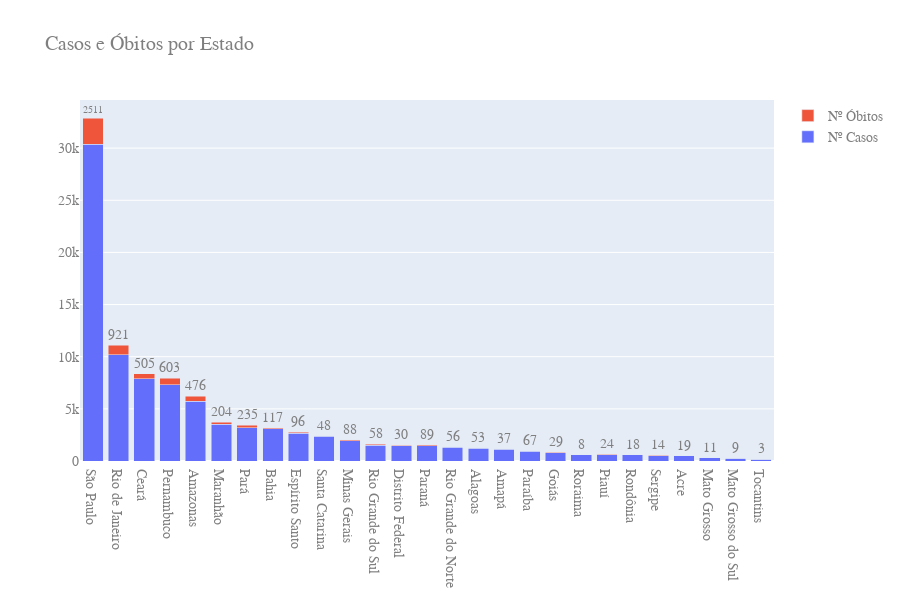

Notebook source saved alongside this figure:
### Markdown cell above
Na computação seguinte é investigada a divisão dos dados por estados, em termos de casos e óbitos.

### Code cell
# Data mais recente do dataset
last_date = data['date'].tail(1).item()

# Casos e mortes por estado, para a última data do dataset
data_by_state = data[['cases','deaths']][data['date']==last_date].groupby(data['state']).sum().sort_values(by = 'cases', ascending=False)

# Plot
layout = Layout(
    title="Casos e Óbitos por Estado",
    font=dict(
        family="Courier New, monospace",
        size=14,
        color="#7f7f7f"
    ),
    height=600
)

fig = go.Figure(data=[
    
    go.Bar(name='Nº Casos'
           , x=data_by_state.index
           , y=data_by_state['cases']
           ),
    
    go.Bar(name='Nº Óbitos'
           , x=data_by_state.index
           , y=data_by_state['deaths']
           , text=data_by_state['deaths']
           , textposition='outside')
])

fig.update_layout(barmode='stack')
fig['layout'].update(layout)

fig.show()

### Figure 1 — Plotly figure (JSON) as saved in the notebook; plotly's stock layout.template omitted (floating-point values rounded to 4 significant figures)
{"data": [{"name": "Nº Casos", "type": "bar", "x": ["São Paulo", "Rio de Janeiro", "Ceará", "Pernambuco", "Amazonas", "Maranhão", "Pará", "Bahia", "Espírito Santo", "Santa Catarina", "Minas Gerais", "Rio Grande do Sul", "Distrito Federal", "Paraná", "Rio Grande do Norte", "Alagoas", "Amapá", "Paraíba", "Goiás", "Roraima", "Piauí", "Rondônia", "Sergipe", "Acre", "Mato Grosso", "Mato Grosso do Sul", "Tocantins"], "y": [30374, 10166, 7879, 7334, 5723, 3506, 3176, 3085, 2662, 2394, 1935, 1529, 1466, 1447, 1297, 1226, 1121, 926, 808, 602, 600, 585, 517, 486, 320, 261, 164]}, {"name": "Nº Óbitos", "text": [2511, 921, 505, 603, 476, 204, 235, 117, 96, 48, 88, 58, 30, 89, 56, 53, 37, 67, 29, 8, 24, 18, 14, 19, 11, 9, 3], "textposition": "outside", "type": "bar", "x": ["São Paulo", "Rio de Janeiro", "Ceará", "Pernambuco", "Amazonas", "Maranhão", "Pará", "Bahia", "Espírito Santo", "Santa Catarina", "Minas Gerais", "Rio Grande do Sul", "Distrito Federal", "Paraná", "Rio Grande do Norte", "Alagoas", "Amapá", "Paraíba", "Goiás", "Roraima", "Piauí", "Rondônia", "Sergipe", "Acre", "Mato Grosso", "Mato Grosso do Sul", "Tocantins"], "y": [2511, 921, 505, 603, 476, 204, 235, 117, 96, 48, 88, 58, 30, 89, 56, 53, 37, 67, 29, 8, 24, 18, 14, 19, 11, 9, 3]}], "layout": {"barmode": "stack", "font": {"color": "#7f7f7f", "family": "Courier New, monospace", "size": 14}, "height": 600, "title": {"text": "Casos e Óbitos por Estado"}}}
